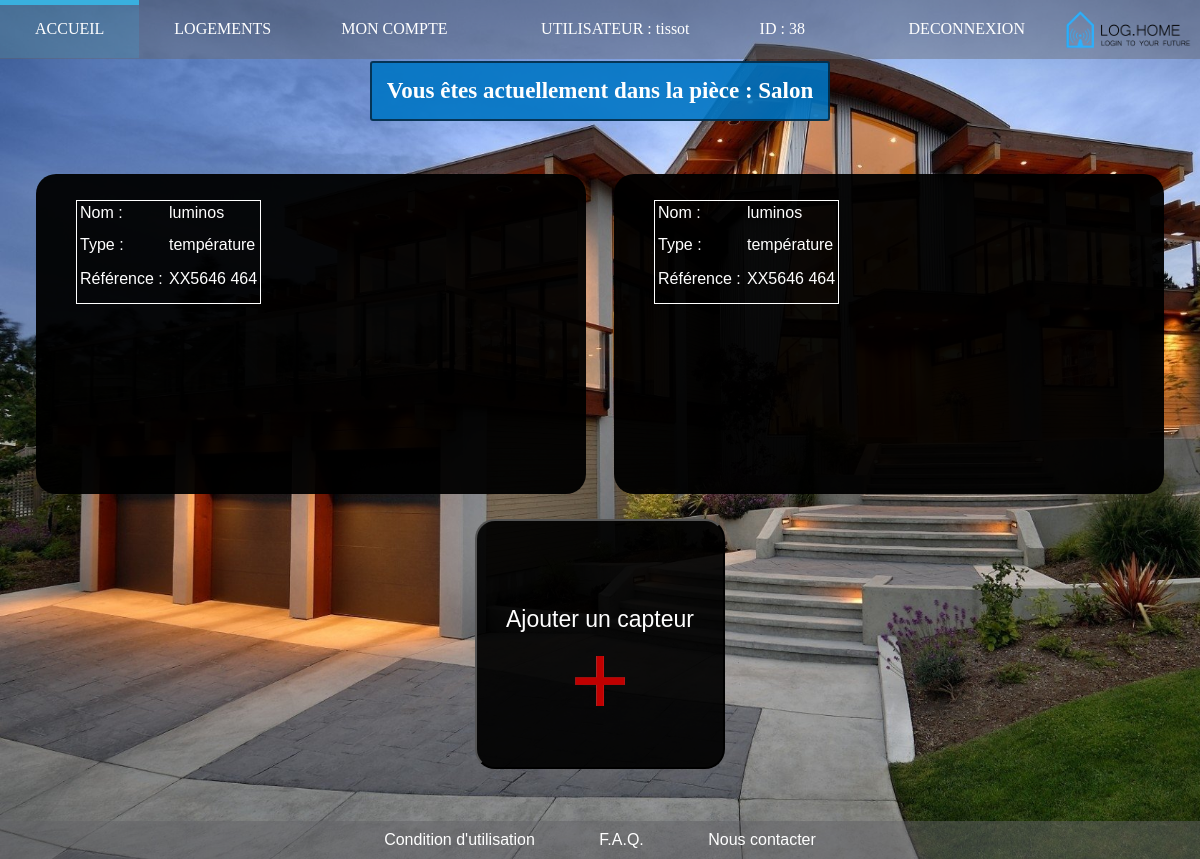
/controleur/Page_capteurs.php?cible=3 (signed in), run on the app's committed database.
### tables this page shows
CREATE TABLE IF NOT EXISTS `pieces` (
  `ID` int(11) NOT NULL AUTO_INCREMENT,
  `ID_maison` int(11) NOT NULL,
  `Nom` text NOT NULL,
  `Superficie` int(11) NOT NULL,
  PRIMARY KEY (`ID`)
);

CREATE TABLE IF NOT EXISTS `capteur` (
  `ID` int(11) NOT NULL AUTO_INCREMENT,
  `ID_piece` int(11) NOT NULL,
  `Num_Serie` text NOT NULL,
  `Valeur` int(11) NOT NULL,
  `Nom` text NOT NULL,
  `Type` text NOT NULL,
  PRIMARY KEY (`ID`)
);

### modele/Recherche_capteurs.php (called while the page is built)
<?php
try
    {
    $bdd = new PDO('mysql:host=localhost;dbname=users;charset=utf8', 'root', '');
    }
    catch(Exception $e)
    {
    die('Erreur : '.$e->getMessage());
    }
 $capteurs = $bdd->prepare('SELECT * FROM capteur WHERE ID_piece=?');
 $capteurs-> execute(array($_GET['cible']));

### controleur/Page_capteurs.php (the view, shortened to what this page needs)
<?php
include('../modele/Recherche_capteurs.php');
$bdd=appel_bdd();
include('../vue/frequent/menu.php');
include('../vue/Capteurs.php');
include('../vue/frequent/footer.php');
function bdd_capteurs($capteurs){
  while($Dif_capteurs=$capteurs->fetch()){?>
    <div class="salon">
    <ul>
        <table class='informations'>
          <tr>
            <td class='label1'> Nom : </td>
            <td> <?php echo htmlspecialchars($Dif_capteurs['Nom']);?> </td>
          </tr>
          <tr>
            <td class='label2'> Type :</td>
            <td> <?php echo htmlspecialchars($Dif_capteurs['Type']);?> </td>
          <tr>
          <tr>
            <td class='label3'> Référence :</td>
            <td> <?php echo htmlspecialchars($Dif_capteurs['Num_Serie']);?> </td>
        </table>
    </ul>
   </div><?php
  }
}

### vue/Capteurs.php (shortened to what this page needs)
<!DOCTYPE html>
<html>
    <head>
        <link rel='stylesheet' href='../vue/capteur.css'>
    </head>
    <body>
    <div class="wrapper">
        <div class="maison" id=conteneur>
          <?php $nom_de_la_piece = $bdd->query('SELECT nom FROM pieces WHERE ID=\''.$_GET['cible'].'\'' );
                $nom_piece = $nom_de_la_piece->fetch(); ?>
          <div class='conteneur_nom_piece'>
                <p class='nom_piece'><?php echo 'Vous êtes actuellement dans la pièce : '.$nom_piece['nom']; ?></P>
          </div>
        <?php bdd_capteurs($capteurs); ?>
        <button id="myBtn" class="ajouter_un_capteur"><p>Ajouter un capteur</p><img id="plus_rouge" src="../images/plus_rouge.png" alt="plus_rouge" /></button>
        </div>
        </div>
    </body>
    </html>

### vue/capteur.css (style rules this page uses)
.wrapper { margin-bottom: 90px; }
body { background: url("../images/maison3.jpg"); background-size: cover; background-repeat: no-repeat; background-attachment: fixed; }
#conteneur { display: flex; }
.conteneur_nom_piece { margin-left: 30%; margin-right: 30%; padding-top: 30px; padding-bottom: 30px; }
.maison .nom_piece { font-size: 23px; font-weight: bolder; margin-right: auto; margin-left: auto; background-color: rgba(0, 117, 196, 0.89); border-radius: 3px; border: 2px solid rgba(0, 0, 0, 0.568); padding:15px; color: white; text-align: center; }
.maison { display: flex; flex-direction: row; justify-content: space-evenly; flex-wrap : wrap }
.salon .informations { text-align: left; float:left; color: #FFF; display: inline-block; margin-right: 12%; border: 1px solid white; }
.salon .informations td { vertical-align: baseline; }
.salon .informations tr .label1 { width : 80px; height: 30px; }
.salon .informations tr .label2 { width: 85px; height: 30px; }
.salon .informations tr .label3 { width: 85px; height: 30px; }
.salon { border-radius: 20px; padding-top: 10px; padding-bottom:10px; font-family: sans-serif, monospace, serif; background-color: rgba(0, 0, 0, 0.952); width: 45%; min-width: 550px; min-height: 300px; margin-bottom:25px; }
.ajouter_un_capteur { border-radius: 20px; color: #FFF; font-size: 23px; background-color: rgba(0,0,0,0.93); width: 20%; min-width: 250px; min-height: 250px; }
#plus_rouge { width: 50px; height: 50px; margin-left: auto; margin-right: auto; }

### data on the page
pieces: Nom "Salon"
capteur: Nom "luminos", Type "température", Num_Serie "XX5646 464"
capteur: Nom "luminos", Type "température", Num_Serie "XX5646 464"

### other printed values
$_SESSION['Nom'] "tissot"
$_SESSION['id_user'] "38"
